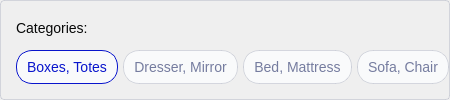
                      <widget class="QFrame" name="inventory_categor_frame">
                       <property name="minimumSize">
                        <size>
                         <width>0</width>
                         <height>92</height>
                        </size>
                       </property>
                       <property name="styleSheet">
                        <string notr="true">.QFrame {
	border: 0.5px solid rgba(181, 184, 199, 0.5);
	border-radius: 4px;
}

QLabel {
	color: #070808;
	font-size: 14px;
}

QPushButton {
	border: 0.5px solid rgba(181, 184, 199, 0.5);
	border-radius: 16px;	
	padding-left: 10px;
	padding-right: 10px;
	padding-top: 8px;
	padding-bottom: 8px;
	color: #757C9F;
	font-size: 14px;
	qproperty-icon: url(:/image/check_icon_default.svg);
	icon-size: 18px, 18px;
	background: #F9FAFB;
}

QPushButton:hover {
	border: 0.5px solid #0915CC;
	color: #0915CC;
}

QPushButton:checked {
	border: 0.5px solid #0915CC;
	color: #0915CC;
}</string>
                       </property>
                       <property name="frameShape">
                        <enum>QFrame::NoFrame</enum>
                       </property>
                       <property name="frameShadow">
                        <enum>QFrame::Raised</enum>
                       </property>
                       <layout class="QVBoxLayout" name="inventory_categor_layout">
                        <property name="spacing">
                         <number>10</number>
                        </property>
                        <property name="leftMargin">
                         <number>15</number>
                        </property>
                        <property name="topMargin">
                         <number>15</number>
                        </property>
                        <property name="rightMargin">
                         <number>0</number>
                        </property>
                        <property name="bottomMargin">
                         <number>15</number>
                        </property>
                        <item>
                         <widget class="QLabel" name="inventory_categor_label">
                          <property name="styleSheet">
                           <string notr="true"/>
                          </property>
                          <property name="text">
                           <string>Categories:</string>
                          </property>
                         </widget>
                        </item>
                        <item>
                         <widget class="QFrame" name="inventory_categor_butt_frame">
                          <property name="styleSheet">
                           <string notr="true">QFrame {
	border: none;
}
</string>
                          </property>
                          <property name="frameShape">
                           <enum>QFrame::NoFrame</enum>
                          </property>
                          <property name="frameShadow">
                           <enum>QFrame::Raised</enum>
                          </property>
                          <layout class="QHBoxLayout" name="inventory_categor_butt_layout">
                           <property name="spacing">
                            <number>5</number>
                           </property>
                           <property name="leftMargin">
                            <number>0</number>
                           </property>
                           <property name="topMargin">
                            <number>0</number>
                           </property>
                           <property name="rightMargin">
                            <number>0</number>
                           </property>
                           <property name="bottomMargin">
                            <number>0</number>
                           </property>
                           <item>
                            <widget class="QPushButton" name="inventory_cat_butt_sample">
                             <property name="cursor">
                              <cursorShape>PointingHandCursor</cursorShape>
                             </property>
                             <property name="text">
                              <string>Boxes, Totes</string>
                             </property>
                             <property name="checkable">
                              <bool>true</bool>
                             </property>
                             <property name="checked">
                              <bool>true</bool>
                             </property>
                            </widget>
                           </item>
                           <item>
                            <widget class="QPushButton" name="inven">
                             <property name="cursor">
                              <cursorShape>PointingHandCursor</cursorShape>
                             </property>
                             <property name="text">
                              <string>Dresser, Mirror</string>
                             </property>
                             <property name="checkable">
                              <bool>true</bool>
                             </property>
                            </widget>
                           </item>
                           <item>
                            <widget class="QPushButton" name="config_subpeak_butt_2">
                             <property name="cursor">
                              <cursorShape>PointingHandCursor</cursorShape>
                             </property>
                             <property name="text">
                              <string>Bed, Mattress</string>
                             </property>
                             <property name="checkable">
                              <bool>true</bool>
                             </property>
                            </widget>
                           </item>
                           <item>
                            <widget class="QPushButton" name="config_peak_butt_2">
                             <property name="cursor">
                              <cursorShape>PointingHandCursor</cursorShape>
                             </property>
                             <property name="text">
                              <string>Sofa, Chair</string>
                             </property>
                             <property name="checkable">
                              <bool>true</bool>
                             </property>
                            </widget>
                           </item>
                          </layout>
                         </widget>
                        </item>
                       </layout>
                      </widget>
